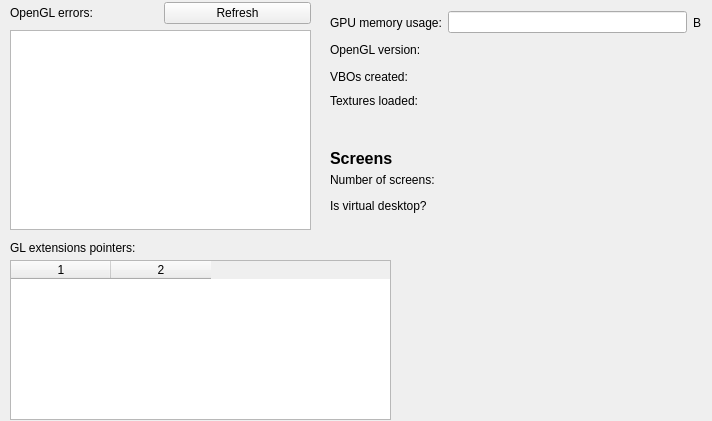
<?xml version="1.0" encoding="UTF-8"?>
<ui version="4.0">
 <class>DebugWindow</class>
 <widget class="QWidget" name="DebugWindow">
  <property name="windowModality">
   <enum>Qt::NonModal</enum>
  </property>
  <property name="geometry">
   <rect>
    <x>0</x>
    <y>0</y>
    <width>712</width>
    <height>421</height>
   </rect>
  </property>
  <property name="sizePolicy">
   <sizepolicy hsizetype="Fixed" vsizetype="Fixed">
    <horstretch>0</horstretch>
    <verstretch>0</verstretch>
   </sizepolicy>
  </property>
  <property name="minimumSize">
   <size>
    <width>712</width>
    <height>421</height>
   </size>
  </property>
  <property name="maximumSize">
   <size>
    <width>712</width>
    <height>421</height>
   </size>
  </property>
  <property name="windowTitle">
   <string notr="true">Vatsinator debug</string>
  </property>
  <widget class="QPlainTextEdit" name="OpenGLErrorsField">
   <property name="geometry">
    <rect>
     <x>10</x>
     <y>30</y>
     <width>301</width>
     <height>200</height>
    </rect>
   </property>
   <property name="minimumSize">
    <size>
     <width>301</width>
     <height>200</height>
    </size>
   </property>
   <property name="maximumSize">
    <size>
     <width>301</width>
     <height>200</height>
    </size>
   </property>
   <property name="readOnly">
    <bool>true</bool>
   </property>
  </widget>
  <widget class="QWidget" name="layoutWidget">
   <property name="geometry">
    <rect>
     <x>10</x>
     <y>0</y>
     <width>301</width>
     <height>26</height>
    </rect>
   </property>
   <layout class="QHBoxLayout" name="horizontalLayout">
    <item>
     <widget class="QLabel" name="label">
      <property name="text">
       <string notr="true">OpenGL errors:</string>
      </property>
     </widget>
    </item>
    <item>
     <widget class="QPushButton" name="RefreshButton">
      <property name="text">
       <string notr="true">Refresh</string>
      </property>
     </widget>
    </item>
   </layout>
  </widget>
  <widget class="QWidget" name="layoutWidget">
   <property name="geometry">
    <rect>
     <x>330</x>
     <y>10</y>
     <width>371</width>
     <height>25</height>
    </rect>
   </property>
   <layout class="QHBoxLayout" name="horizontalLayout_2">
    <item>
     <widget class="QLabel" name="label_2">
      <property name="text">
       <string notr="true">GPU memory usage:</string>
      </property>
     </widget>
    </item>
    <item>
     <widget class="QLineEdit" name="GPUMemoryUsageField">
      <property name="alignment">
       <set>Qt::AlignRight|Qt::AlignTrailing|Qt::AlignVCenter</set>
      </property>
     </widget>
    </item>
    <item>
     <widget class="QLabel" name="label_3">
      <property name="text">
       <string notr="true">B</string>
      </property>
     </widget>
    </item>
   </layout>
  </widget>
  <widget class="QWidget" name="layoutWidget">
   <property name="geometry">
    <rect>
     <x>330</x>
     <y>40</y>
     <width>371</width>
     <height>20</height>
    </rect>
   </property>
   <layout class="QHBoxLayout" name="horizontalLayout_3">
    <item>
     <widget class="QLabel" name="label_4">
      <property name="text">
       <string notr="true">OpenGL version:</string>
      </property>
     </widget>
    </item>
    <item>
     <widget class="QLabel" name="OpenGLVersionField">
      <property name="text">
       <string notr="true"/>
      </property>
      <property name="alignment">
       <set>Qt::AlignRight|Qt::AlignTrailing|Qt::AlignVCenter</set>
      </property>
     </widget>
    </item>
   </layout>
  </widget>
  <widget class="QLabel" name="label_5">
   <property name="geometry">
    <rect>
     <x>10</x>
     <y>240</y>
     <width>181</width>
     <height>16</height>
    </rect>
   </property>
   <property name="text">
    <string notr="true">GL extensions pointers:</string>
   </property>
  </widget>
  <widget class="QTableWidget" name="ExtensionsTable">
   <property name="geometry">
    <rect>
     <x>10</x>
     <y>260</y>
     <width>381</width>
     <height>160</height>
    </rect>
   </property>
   <property name="sizePolicy">
    <sizepolicy hsizetype="Fixed" vsizetype="Fixed">
     <horstretch>0</horstretch>
     <verstretch>0</verstretch>
    </sizepolicy>
   </property>
   <property name="minimumSize">
    <size>
     <width>378</width>
     <height>160</height>
    </size>
   </property>
   <property name="maximumSize">
    <size>
     <width>381</width>
     <height>160</height>
    </size>
   </property>
   <property name="selectionMode">
    <enum>QAbstractItemView::NoSelection</enum>
   </property>
   <property name="columnCount">
    <number>2</number>
   </property>
   <column/>
   <column/>
  </widget>
  <widget class="QWidget" name="layoutWidget">
   <property name="geometry">
    <rect>
     <x>330</x>
     <y>67</y>
     <width>371</width>
     <height>20</height>
    </rect>
   </property>
   <layout class="QHBoxLayout" name="horizontalLayout_4">
    <item>
     <widget class="QLabel" name="label_6">
      <property name="text">
       <string notr="true">VBOs created:</string>
      </property>
     </widget>
    </item>
    <item>
     <widget class="QLabel" name="VBOsCreatedField">
      <property name="text">
       <string notr="true"/>
      </property>
      <property name="alignment">
       <set>Qt::AlignRight|Qt::AlignTrailing|Qt::AlignVCenter</set>
      </property>
     </widget>
    </item>
   </layout>
  </widget>
  <widget class="QWidget" name="layoutWidget">
   <property name="geometry">
    <rect>
     <x>330</x>
     <y>90</y>
     <width>371</width>
     <height>21</height>
    </rect>
   </property>
   <layout class="QHBoxLayout" name="horizontalLayout_5">
    <item>
     <widget class="QLabel" name="label_7">
      <property name="text">
       <string notr="true">Textures loaded:</string>
      </property>
     </widget>
    </item>
    <item>
     <widget class="QLabel" name="TexturesLoadedField">
      <property name="text">
       <string notr="true"/>
      </property>
      <property name="alignment">
       <set>Qt::AlignRight|Qt::AlignTrailing|Qt::AlignVCenter</set>
      </property>
     </widget>
    </item>
   </layout>
  </widget>
  <widget class="QWidget" name="layoutWidget">
   <property name="geometry">
    <rect>
     <x>330</x>
     <y>170</y>
     <width>371</width>
     <height>20</height>
    </rect>
   </property>
   <layout class="QHBoxLayout" name="horizontalLayout_6">
    <item>
     <widget class="QLabel" name="label_8">
      <property name="text">
       <string notr="true">Number of screens:</string>
      </property>
     </widget>
    </item>
    <item>
     <widget class="QLabel" name="NumberOfScreensField">
      <property name="text">
       <string notr="true"/>
      </property>
      <property name="alignment">
       <set>Qt::AlignRight|Qt::AlignTrailing|Qt::AlignVCenter</set>
      </property>
     </widget>
    </item>
   </layout>
  </widget>
  <widget class="QLabel" name="label_9">
   <property name="geometry">
    <rect>
     <x>330</x>
     <y>150</y>
     <width>211</width>
     <height>16</height>
    </rect>
   </property>
   <property name="font">
    <font>
     <pointsize>12</pointsize>
     <weight>75</weight>
     <bold>true</bold>
    </font>
   </property>
   <property name="text">
    <string notr="true">Screens</string>
   </property>
  </widget>
  <widget class="QWidget" name="layoutWidget">
   <property name="geometry">
    <rect>
     <x>330</x>
     <y>196</y>
     <width>371</width>
     <height>20</height>
    </rect>
   </property>
   <layout class="QHBoxLayout" name="horizontalLayout_7">
    <item>
     <widget class="QLabel" name="label_10">
      <property name="text">
       <string notr="true">Is virtual desktop?</string>
      </property>
     </widget>
    </item>
    <item>
     <widget class="QLabel" name="IsVirtualDesktopField">
      <property name="text">
       <string notr="true"/>
      </property>
      <property name="alignment">
       <set>Qt::AlignRight|Qt::AlignTrailing|Qt::AlignVCenter</set>
      </property>
     </widget>
    </item>
   </layout>
  </widget>
 </widget>
 <resources/>
 <connections/>
</ui>
